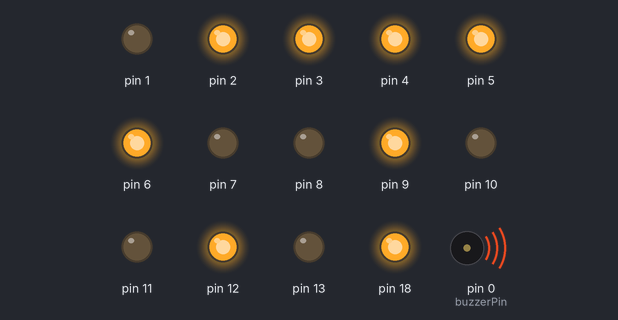
Bench run of a sketch on a simulated Arduino Uno, built with avr-gcc and run on an emulated ATmega328P. On the bench: output pins drawn as LEDs (lit = HIGH), buzzer (waves = sounding).

Above: at 0.2 s.
At 0.7 s:
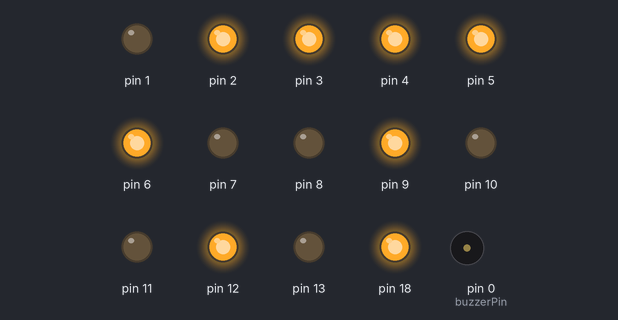
At 3.5 s:
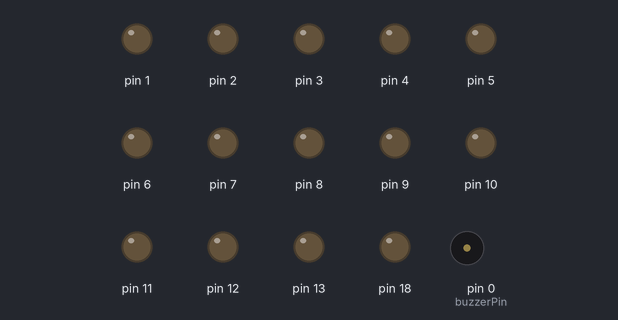
Timing chart, 0 to 4.6 s (numbered marks = the images above):
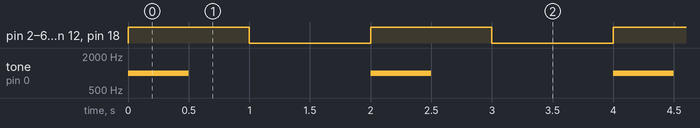

Measured:
- by itself, pin 2–6, pin 9, pin 12, pin 18: alternates HIGH for 1.0 s and LOW for 1.0 s
- by itself, tone on pin 0 (buzzerPin): alternates 1000 Hz for 0.50 s and silent for 1.5 s

The sketch:

led_e_registri1.ino
```cpp
int buzzerPin = 0;
unsigned long previousMillis1 = 0; //will store last time LED was updated
unsigned long interval1 = 100;  //interval at which to blink (milliseconds)

unsigned long interval2 = 1000;
unsigned int counter = 0;
//
void setup()
{
  DDRB = B111111;
  DDRD = B11111111;
  DDRC = B111110;
}

void loop()
{
 PORTB = B010010;
 PORTD = B01111100;
 PORTC = B010000;
 tone (0, 1000, 500);
  delay(1000); // mezzo secondo
  PORTB = B000000;
  PORTD = B00000000;
  PORTC = B000000;
  noTone(0);
  delay(1000); // Wait for 1000 millisecond(s)
}
void blinkLed() {
  //
  if (millis() - previousMillis1 > interval1) {
    previousMillis1 = millis(); //save the last time I blinked the LED
    PORTB = B111111;
  PORTD = B1111111;
  PORTC = B111110;}

}
```
